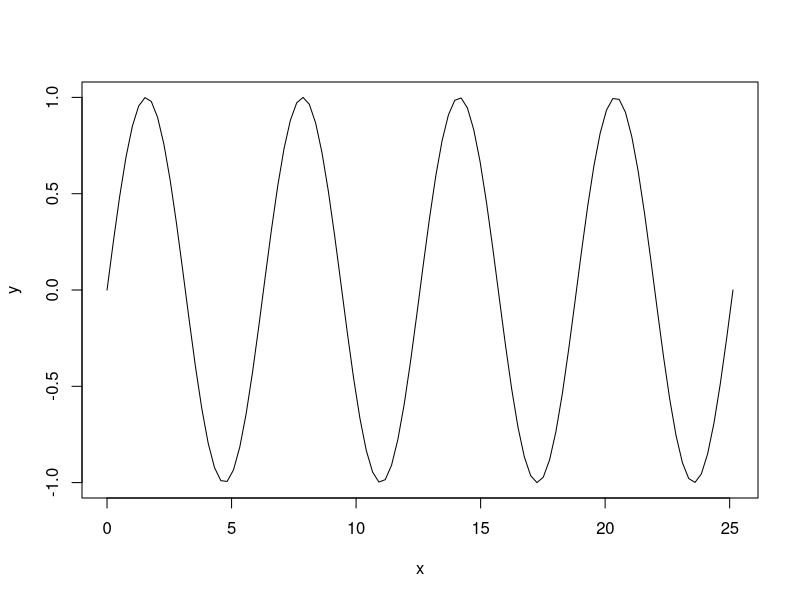

The R source for this figure:
## ---- chunk 1
x <- seq(0,8*pi,length.out=100)
y <- sin(x)
plot(x,y,type="l")
